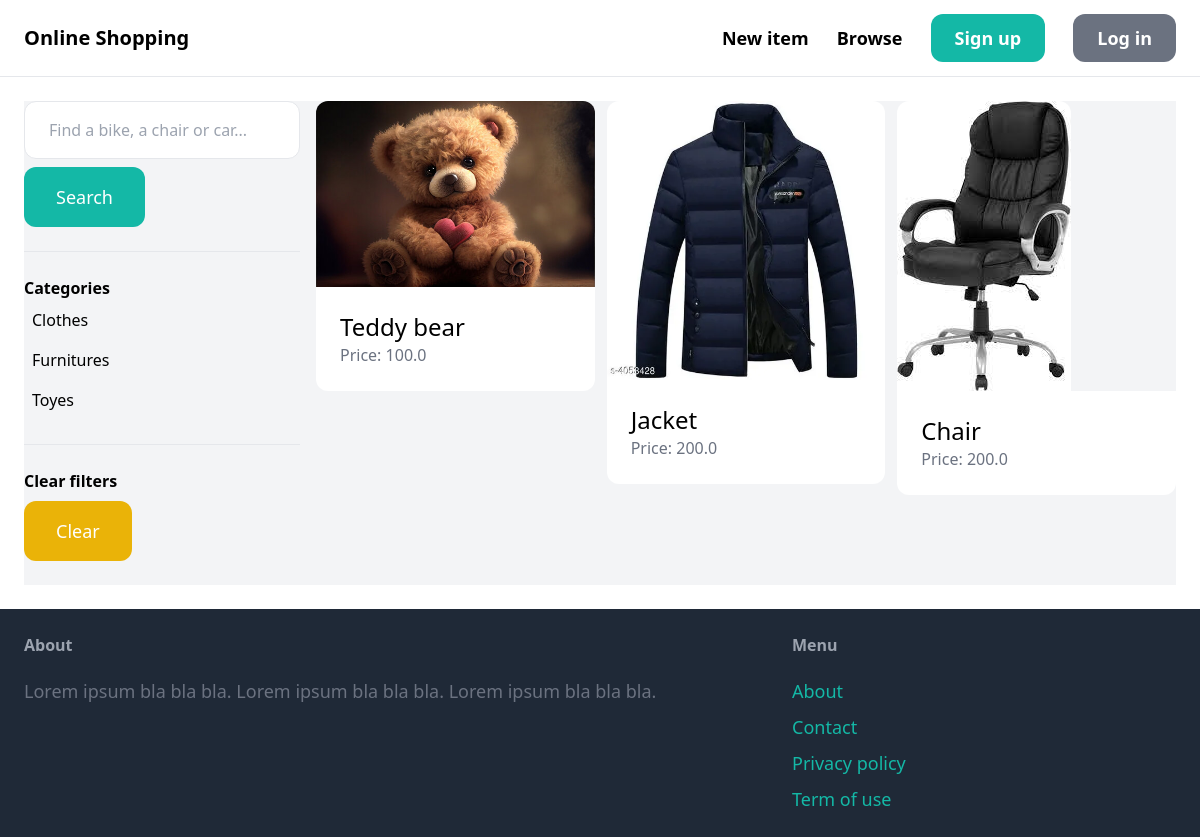
The app's page /items/ with its own data.
### item/models.py (models this page shows, shortened)
class Category(models.Model):
    name = models.CharField(max_length=255)
    class Meta:
        ordering = ('name',)
        verbose_name_plural = 'Categories'

class Item(models.Model):
    category = models.ForeignKey(Category, related_name='items', on_delete=models.CASCADE)
    name = models.CharField(max_length=255)
    description = models.TextField(blank=True, null=True)
    price = models.FloatField()
    image = models.ImageField(upload_to='item_images', blank=True, null=True)
    is_sold = models.BooleanField(default=False)
    created_by = models.ForeignKey(User, related_name='items', on_delete=models.CASCADE)
    created_at = models.DateTimeField(auto_now_add=True)

### item/views.py (the view)
# urls.py: path('', views.items, name='items'),
def items(request):
    query = request.GET.get('query', '')
    category_id = request.GET.get('category', 0)
    categories = Category.objects.all()
    items = Item.objects.filter(is_sold=False)
    if category_id:
        items = items.filter(category_id=category_id)
    if query:
        items = items.filter(Q(name__icontains=query) | Q(description__icontains=query))
    return render(request, 'item/items.html', {
        'items': items,
        'query': query,
        'categories': categories,
        'category_id': int(category_id)
    })

### item/templates/item/items.html (shortened to what this page needs)
{% extends 'core/base.html' %}
{% block content %}
    <div class="pb-6 grid grid-cols-4 gap-4 bg-gray-100">
        <div class="col-span-1">
            <form method="get" action="{% url 'item:items' %}">
                <input name="query" class="w-full py-4 px-6 border rounded-xl" type="text" value="{{ query }}" placeholder="Find a bike, a chair or car...">
                <button class="mt-2 py-4 px-8 text-lg bg-teal-500 text-white rounded-xl">Search</button>
            </form>
            <hr class="my-6">
            <p class="font-semibold">Categories</p>
            <ul>
                {% for category in categories %}
                    <li class="py-2 px-2 rounded-xl{% if category.id == category_id %} bg-gray-200{% endif %}">
                        <a href="{% url 'item:items' %}?query={{ query }}&category={{ category.id }}">{{ category.name }}</a>
                    </li>
                {% endfor %}
            </ul>
            <hr class="my-6">
            <p class="font-semibold">Clear filters</p>
            <ul>
                <li><a href="{% url 'item:items' %}" class="mt-2 py-4 px-8 inline-block bg-yellow-500 text-lg rounded-xl text-white">Clear</a>
        </div>
        <div class="col-span-3">
            <div class="grid grid-cols-3 gap-3">
                {% for item in items %}
                    <div>
                        <a href="{% url 'item:detail' item.id %}">
                            <div>
                                <img src="{{ item.image.url }}" class="rounded-t-xl">
                            </div>
                            <div class="p-6 bg-white rounded-b-xl">
                                <h2 class="text-2xl">{{ item.name }}</h2>
                                <p class="text-gray-500">Price: {{ item.price }}</p>
                            </div>
                        </a>
                    </div>
                {% endfor %}
            </div>
        </div>
    </div>
{% endblock %}

### records on screen
Category: name "Clothes"
Category: name "Furnitures"
Category: name "Toyes"
Item: image (picture), name "Teddy bear", price "100.0"
Item: image (picture), name "Jacket", price "200.0"
Item: image (picture), name "Chair", price "200.0"
